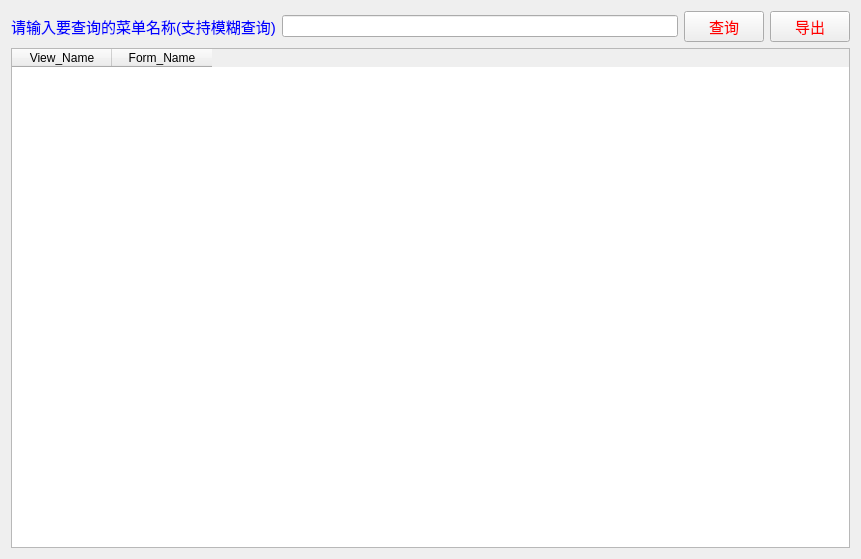
<?xml version="1.0" encoding="UTF-8"?>
<ui version="4.0">
 <class>Form</class>
 <widget class="QWidget" name="Form">
  <property name="geometry">
   <rect>
    <x>0</x>
    <y>0</y>
    <width>861</width>
    <height>559</height>
   </rect>
  </property>
  <property name="windowTitle">
   <string>查询菜单路径：</string>
  </property>
  <property name="styleSheet">
   <string notr="true">QPushButton { 
    color: red ;
    font-size:15px;
}

QLabel { 
    color: blue ;
    font-size:15px;
}

QTableWidget { 
    color: blue ;
    font-size:15px;
}</string>
  </property>
  <layout class="QVBoxLayout" name="verticalLayout_2">
   <item>
    <layout class="QVBoxLayout" name="verticalLayout">
     <item>
      <layout class="QHBoxLayout" name="horizontalLayout" stretch="3,6,1,0">
       <item>
        <widget class="QLabel" name="label">
         <property name="text">
          <string>请输入要查询的菜单名称(支持模糊查询)</string>
         </property>
        </widget>
       </item>
       <item>
        <widget class="QLineEdit" name="lineEdit"/>
       </item>
       <item>
        <widget class="QPushButton" name="Button_Search">
         <property name="text">
          <string>查询</string>
         </property>
        </widget>
       </item>
       <item>
        <widget class="QPushButton" name="Button_Down">
         <property name="text">
          <string>导出</string>
         </property>
        </widget>
       </item>
      </layout>
     </item>
     <item>
      <widget class="QTableWidget" name="table">
       <property name="editTriggers">
        <set>QAbstractItemView::NoEditTriggers</set>
       </property>
       <property name="textElideMode">
        <enum>Qt::ElideRight</enum>
       </property>
       <property name="sortingEnabled">
        <bool>true</bool>
       </property>
       <attribute name="horizontalHeaderCascadingSectionResizes">
        <bool>true</bool>
       </attribute>
       <column>
        <property name="text">
         <string>View_Name</string>
        </property>
       </column>
       <column>
        <property name="text">
         <string>Form_Name</string>
        </property>
       </column>
      </widget>
     </item>
    </layout>
   </item>
  </layout>
 </widget>
 <resources/>
 <connections/>
</ui>
